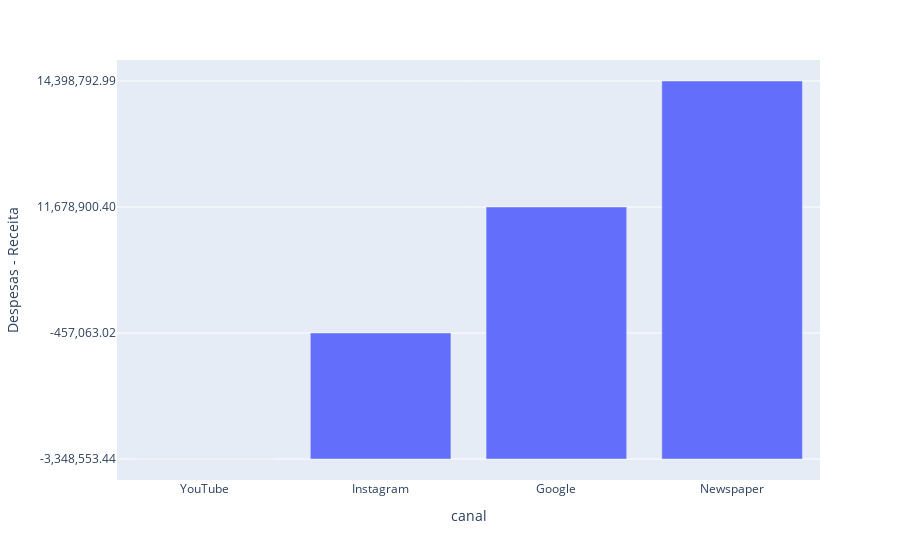

The code cell stored with this chart in its notebook:
### Code cell
px.bar(df_analytics, x = "canal", y = "Despesas - Receita")

### Figure 1 — Plotly figure (JSON) as saved in the notebook; plotly's stock layout.template omitted (floating-point values rounded to 4 significant figures)
{"data": [{"alignmentgroup": "True", "hovertemplate": "canal=%{x}<br>Despesas - Receita=%{y}<extra></extra>", "legendgroup": "", "marker": {"color": "#636efa", "pattern": {"shape": ""}}, "name": "", "offsetgroup": "", "orientation": "v", "showlegend": false, "textposition": "auto", "type": "bar", "x": ["YouTube", "Instagram", "Google", "Newspaper"], "xaxis": "x", "y": ["-3,348,553.44", "-457,063.02", "11,678,900.40", "14,398,792.99"], "yaxis": "y"}], "layout": {"autosize": true, "barmode": "relative", "legend": {"tracegroupgap": 0}, "margin": {"t": 60}, "xaxis": {"anchor": "y", "autorange": true, "domain": [0, 1], "range": [-0.5, 3.5], "title": {"text": "canal"}, "type": "category"}, "yaxis": {"anchor": "x", "autorange": true, "domain": [0, 1], "range": [-0.1667, 3.167], "title": {"text": "Despesas - Receita"}, "type": "category"}}}
